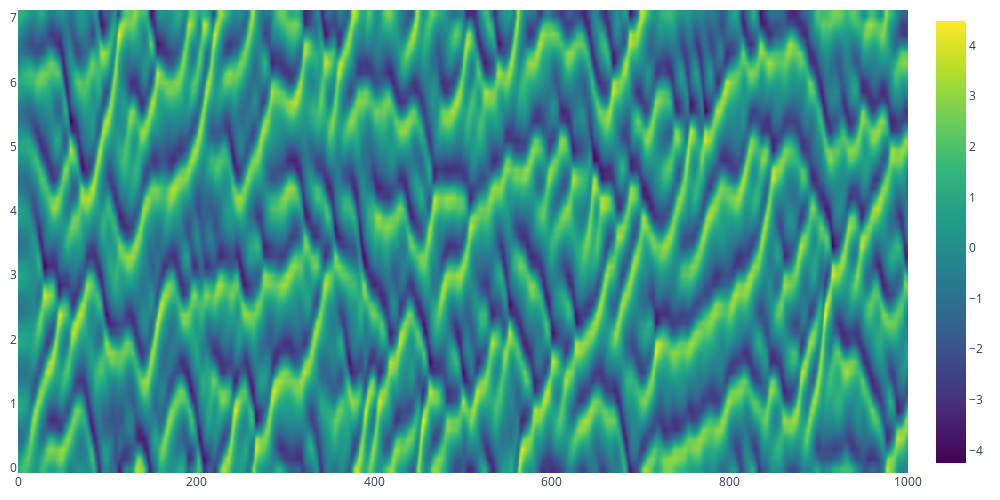

Here is the notebook cell this chart was saved with:
### Code cell
import plotly.graph_objects as go


fig = go.Figure(
    data=go.Heatmap(z=u_traj_np, y=x_np, colorscale="Viridis", zsmooth="best")
)

fig.update_layout(
    autosize=False,
    width=1000,
    height=500,
    margin=dict(l=10, r=10, b=10, t=10),
)
fig.show()

### Figure 1 — Plotly figure (JSON) as saved in the notebook; plotly's stock layout.template omitted (floating-point values rounded to 4 significant figures; data arrays with more than 128 entries replaced by an {"elided": "..."} marker saying what was removed)
{"data": [{"colorscale": [[0, "#440154"], [0.1111, "#482878"], [0.2222, "#3e4989"], [0.3333, "#31688e"], [0.4444, "#26828e"], [0.5556, "#1f9e89"], [0.6667, "#35b779"], [0.7778, "#6ece58"], [0.8889, "#b5de2b"], [1, "#fde725"]], "type": "heatmap", "y": [0, 0.15, 0.3, 0.45, 0.6, 0.75, 0.9, 1.05, 1.2, 1.35, 1.5, 1.65, 1.8, 1.95, 2.1, 2.25, 2.4, 2.55, 2.7, 2.85, 3, 3.15, 3.3, 3.45, 3.6, 3.75, 3.9, 4.05, 4.2, 4.35, 4.5, 4.65, 4.8, 4.95, 5.1, 5.25, 5.4, 5.55, 5.7, 5.85, 6, 6.15, 6.3, 6.45, 6.6, 6.75, 6.9, 7.05], "z": {"elided": "48x1001 float values"}, "zsmooth": "best"}], "layout": {"autosize": false, "height": 500, "margin": {"b": 10, "l": 10, "r": 10, "t": 10}, "width": 1000}}
